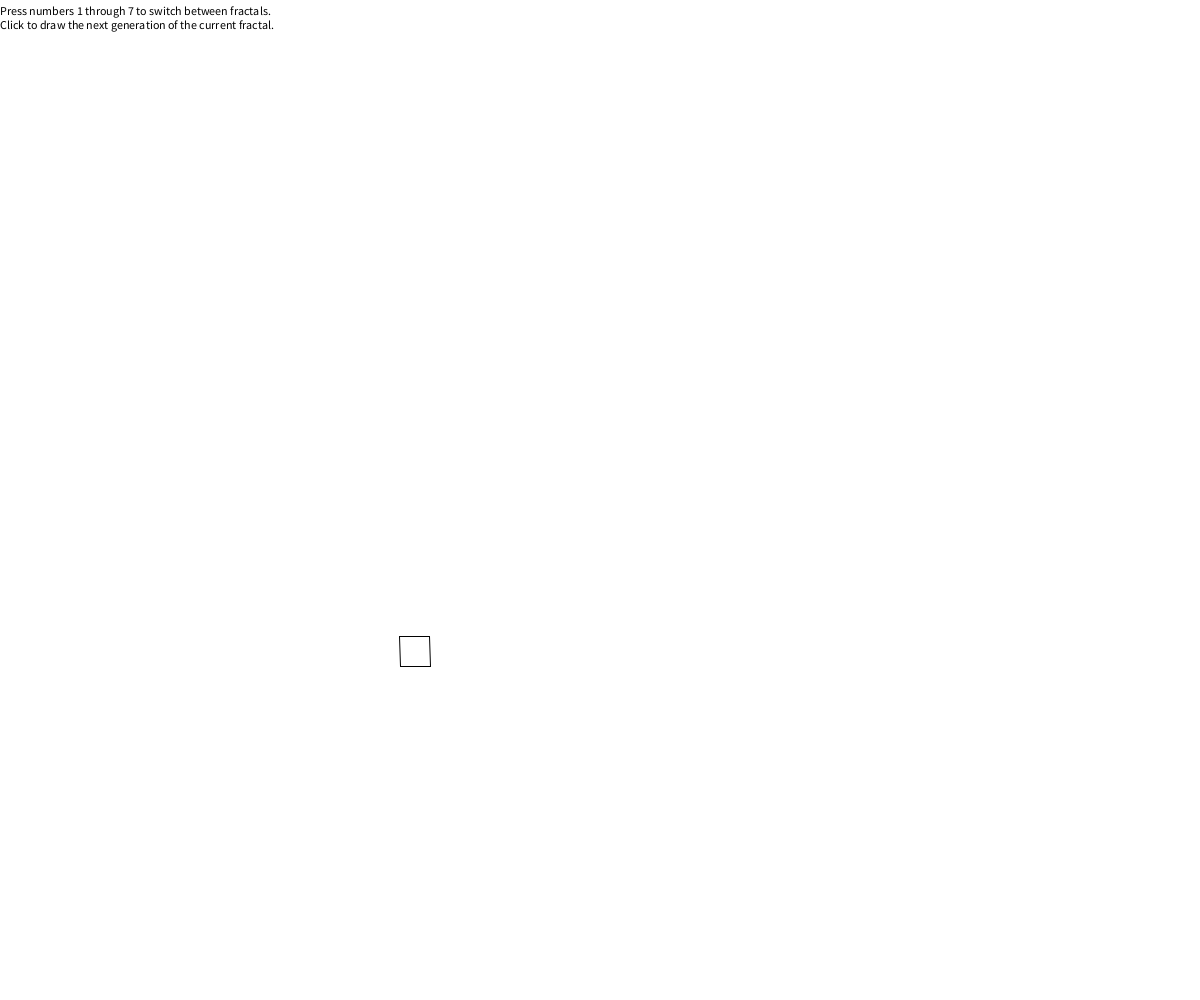
Frame 1 (no input)
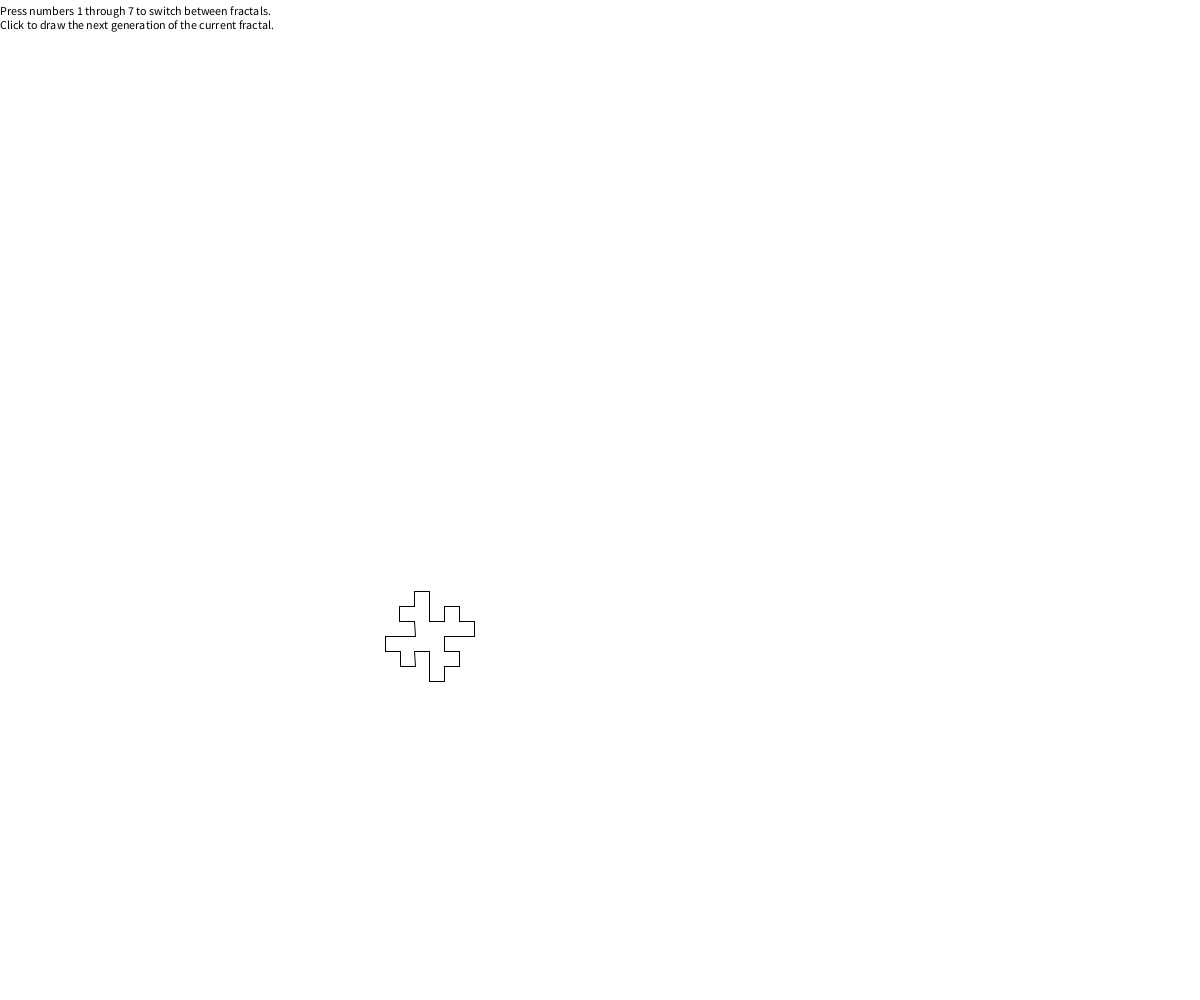
Frame 2 (the mouse pressed at the canvas centre, redrawn once)

The Processing sketch that drew these frames (run headless with seeded random() and noise(); the mouse was pressed at the canvas centre and the sketch redrawn once):

// Processing sketch: fractals
// ── fractals.pde
import java.util.*;
LSystem lsys;
Turtle turtle;
float changeLengthFactor;
PVector startingPoint;
int maxIterations;
int currentIteration;
Hashtable rules;
 
void setup() 
{
    size(1200,1000);

    stroke(1);
    noFill();

    this.rules = new Hashtable();
    this.currentIteration = 1;
    this.SetupQuadraticKoch1();
    print(this.lsys.getSentence());
}

 
void SetupQuadraticKoch1()
{
    this.changeLengthFactor = 0.5;
    this.startingPoint = new PVector(width/3, height * 2 / 3);
    this.maxIterations = 5;
    this.currentIteration = 1;

    this.rules.put('F',"F-F+F+FF-F-F+F");

    this.lsys = new LSystem("F-F-F-F", this.rules);

    this.turtle = new Turtle(this.lsys.getSentence(),30,PI / 2);
}

 
void SetupQuadraticKoch2()
{
    this.changeLengthFactor = 0.5;
    this.startingPoint = new PVector(width/3, height * 2 / 3);
    this.maxIterations = 6;
    this.currentIteration = 1;
    
    this.rules.put('F',"F-F+F-F-F");

    this.lsys = new LSystem("F-F-F-F", this.rules);

    this.turtle = new Turtle(this.lsys.getSentence(),200,PI / 2);
} 

void SetupQuadraticKoch3()
{
    this.changeLengthFactor = 0.5;
    this.startingPoint = new PVector(width/3, height * 2 / 3);
    this.maxIterations = 4;
    this.currentIteration = 1;
    
    this.rules.put('F',"F+FF-FF-F-F+F+FF-F-F+F+FF+FF-F");

    this.lsys = new LSystem("F-F-F-F", this.rules);

    this.turtle = new Turtle(this.lsys.getSentence(),20,PI / 2);
}

void SetupQuadraticKoch4()
{
    this.changeLengthFactor = 0.5;
    this.startingPoint = new PVector(width * 2 / 3, height * 2 / 3);
    this.maxIterations = 5;
    this.currentIteration = 1;
    
    this.rules.put('F',"FF-F-F-F-F-F+F");

    this.lsys = new LSystem("F-F-F-F", this.rules);

    this.turtle = new Turtle(this.lsys.getSentence(),50,PI / 2);
}

void SetupQuadraticKoch5()
{
    this.changeLengthFactor = 1;
    this.startingPoint = new PVector(width * 2 / 3, height / 4);
    this.maxIterations = 13;
    this.currentIteration = 1;
    
    this.rules.put('L',"L+R+");
    this.rules.put('R',"-L-R");

    this.lsys = new LSystem("L", this.rules);

    this.turtle = new Turtle(this.lsys.getSentence(),8,PI / 2);
}


void SetupQuadraticKoch6()
{
    this.changeLengthFactor = 1;
    this.startingPoint = new PVector(width / 10, height / 10);
    this.maxIterations = 7;
    this.currentIteration = 1;
    
    this.rules.put('L',"R+L+R");
    this.rules.put('R',"L-R-L");

    this.lsys = new LSystem("R", this.rules);

    this.turtle = new Turtle(this.lsys.getSentence(),8,PI / 3);
}

void SetupQuadraticKoch7()
{
    this.changeLengthFactor = 1;
    this.startingPoint = new PVector(400, 400);
    this.maxIterations = 6;
    this.currentIteration = 1;
    
    this.rules.put('L',"L+R++R-L--LL-R+");
    this.rules.put('R',"-L+RR++R+L--L-R");

    this.lsys = new LSystem("L", this.rules);

    this.turtle = new Turtle(this.lsys.getSentence(),8,PI / 3);
}

void draw() 
{
    background(255);

    fill(0);
    text("Press numbers 1 through 7 to switch between fractals.\nClick to draw the next generation of the current fractal.", 0, 15);

    translate(this.startingPoint.x, this.startingPoint.y);
    turtle.render();
    noLoop();
}

void keyReleased()
{
    switch(key)
    {
        case '1':
            this.rules = new Hashtable();
            this.SetupQuadraticKoch1();
            break;
        case '2':
            this.rules = new Hashtable();
            this.SetupQuadraticKoch2();
            break;
        case '3':
            this.rules = new Hashtable();
            this.SetupQuadraticKoch3();
            break;
        case '4':
            this.rules = new Hashtable();
            this.SetupQuadraticKoch4();
            break;
        case '5':
            this.rules = new Hashtable();
            this.SetupQuadraticKoch5();
            break;
        case '6':
            this.rules = new Hashtable();
            this.SetupQuadraticKoch6();
            break;
        case '7':
            this.rules = new Hashtable();
            this.SetupQuadraticKoch7();
            break;
        default:
            break;
    }
    redraw();
}
 
void mousePressed() 
{
    this.currentIteration += 1;
    if (this.currentIteration <= this.maxIterations)
    {
        lsys.generate();
        turtle.setToDo(lsys.getSentence());

        turtle.changeLen(this.changeLengthFactor);
        redraw();   
    }
}
// ── LSystem.pde
class LSystem
{
	String sentence;
	Hashtable rules;

	LSystem(String axiom, Hashtable rules)
	{
		this.sentence = axiom;
		this.rules = rules;
	}

	String getSentence()
	{
		return this.sentence;
	}

	void generate()
	{
		String newSentence = "";
		for (int i = 0; i < this.sentence.length(); i++) 
		{
			char c = this.sentence.charAt(i);
			if (this.rules.containsKey(c))
			{
				newSentence += this.rules.get(c);
			}
			else
			{
				newSentence += Character.toString(c);
			}
		}
		this.sentence = newSentence;
		println(this.sentence);
	}
}
// ── Turtle.pde
class Turtle
{
	String sentence;
	float len;
	float angle;

	Turtle(String sentence, float startLength, float startAngle)
	{
		this.sentence = sentence;
		this.len = startLength;
		this.angle = startAngle;
	}

	void render()
	{
		stroke(1);
		for (int i = 0; i < sentence.length(); i++) 
		{
			char c = sentence.charAt(i);
			switch(c)
			{
				case 'F':
					line(0,0,this.len,0);
					translate(this.len,0);
					println("Line");
					break;
				case 'R': // right turn
					line(0,0,this.len,0);
					translate(this.len,0);
					rotate(this.angle);
					line(0,0,this.len,0);
					translate(this.len,0);
					println("Line");
					break;
				case 'L': // left turn
					line(0,0,this.len,0);
					translate(this.len,0);
					rotate(-this.angle);
					line(0,0,this.len,0);
					translate(this.len,0);
					println("Line");
					break;
				case 'G':
					translate(this.len,0);
					println("jump");
					break;
				case '+':
					rotate(this.angle);
					println("rotate right");
					break;
				case '-':
					rotate(-this.angle);
					println("rotate left");
					break;
				case '[':
					pushMatrix();
					println("pushmatrix");
					break;
				case ']':
					popMatrix();
					println("popmatrix");
					break;
				default:
					println("default things happening");
					break;
			}
		}
	}

	void setToDo(String sentence)
	{
		this.sentence = sentence;
	}

	void changeLen(float length)
	{
		this.len *= length;
	}
}
